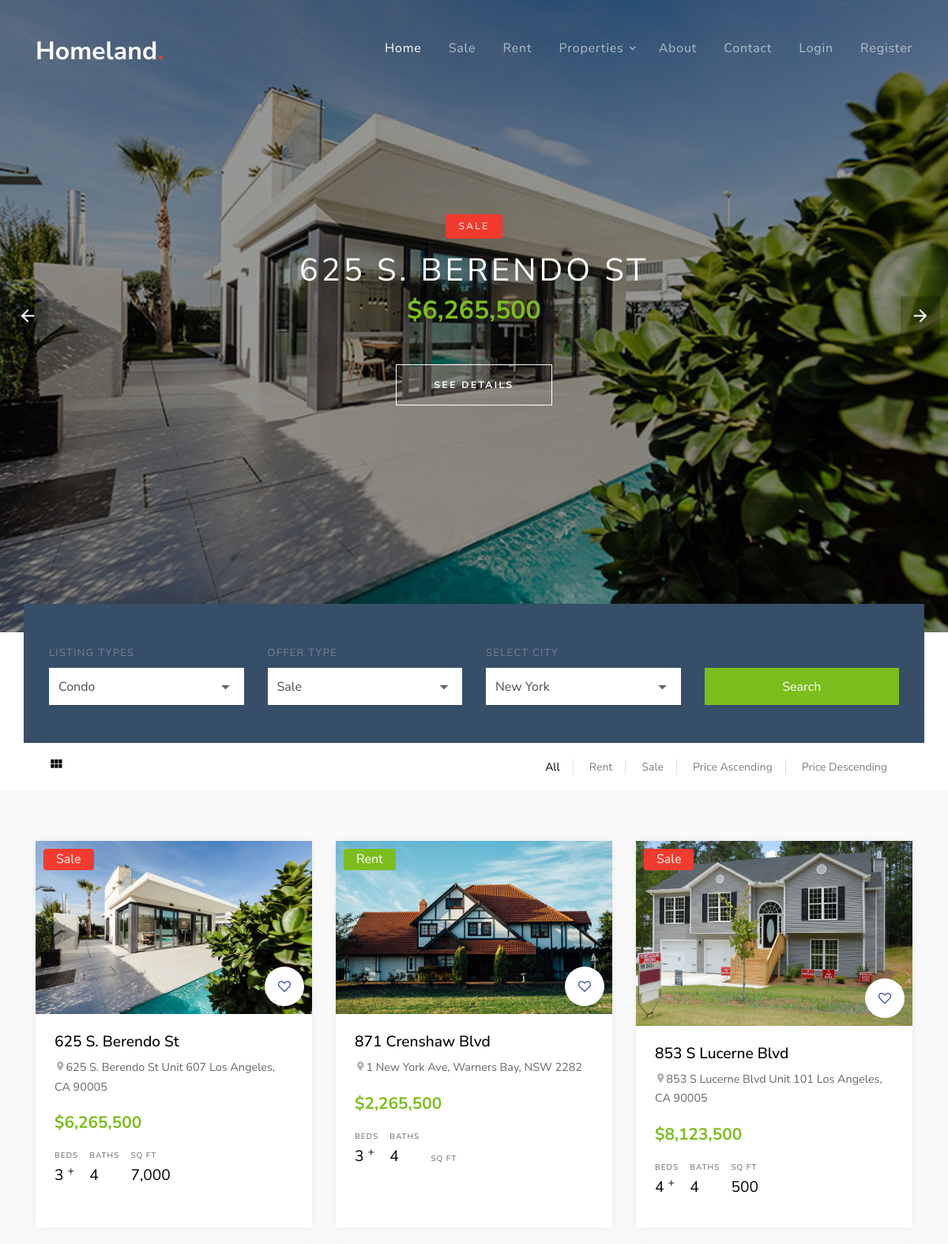
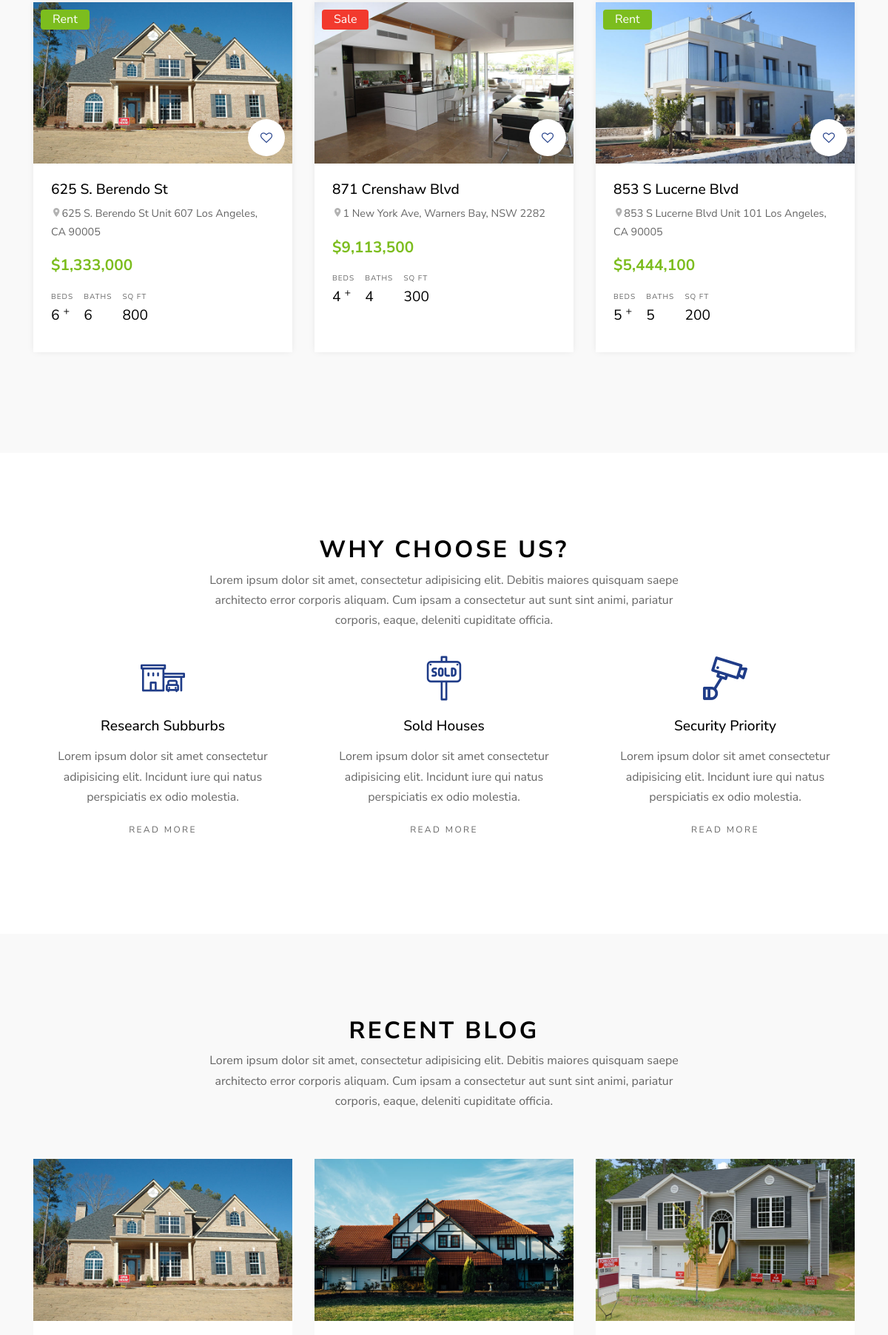
The page / (upper part) on the database its author committed (2 pictures, top to bottom).
### tables this page shows
CREATE TABLE `props` (
  `_id` int(11) NOT NULL,
  `name` varchar(255) NOT NULL,
  `_location` varchar(255) NOT NULL,
  `price` varchar(255) NOT NULL,
  `image` varchar(255) NOT NULL,
  `beds` int(10) NOT NULL,
  `bath` int(10) NOT NULL,
  `sq_ft` varchar(30) NOT NULL,
  `home_type` varchar(255) NOT NULL,
  `_type` varchar(255) NOT NULL,
  `year_built` varchar(225) NOT NULL,
  `price_sqft` int(50) NOT NULL,
  `description` varchar(255) NOT NULL,
  `admin_name` varchar(255) NOT NULL,
  `created_at` timestamp NOT NULL DEFAULT current_timestamp()
);

### index.php (the view, shortened to what this page needs)
<?php include "inc/header.php";?>
<?php include "config/config.php";?>
<?php
  if(isset($_GET['type'])){
    $type = $_GET["type"];
    $query = $conn->query("SELECT * FROM props WHERE home_type='$type' ");
    $query->execute();
    $props = $query->fetchAll(PDO::FETCH_OBJ);
    echo "<script>window.location.href='#property'</script>";
  }else if(isset($_GET['price'])){
    $price = $_GET["price"];
    $Pricequery = $conn->query("SELECT * FROM props ORDER BY price $price");
    $Pricequery->execute();
    $props = $Pricequery->fetchAll(PDO::FETCH_OBJ);
    echo "<script>window.location.href='#property'</script>";
  }else{
    $select = $conn->query("SELECT * FROM props");
    $select->execute();
    $props = $select->fetchAll(PDO::FETCH_OBJ);
  }
?>
<div class="slide-one-item home-slider owl-carousel">
  <?php foreach ($props as $prop): ?>
    <div class="site-blocks-cover overlay" style="background-image: url(images/<?php echo $prop->image; ?>);" data-aos="fade" data-stellar-background-ratio="0.5">
      <div class="container">
        <div class="row align-items-center justify-content-center text-center">
          <div class="col-md-10">
            <span class="d-inline-block bg-<?php if($prop->home_type == "Rent"){ echo "success";}else{echo "danger";}?> text-white px-3 mb-3 property-offer-type rounded"><?php echo $prop->home_type; ?> </span>
            <h1 class="mb-2"><?php echo $prop->name; ?>  </h1>
            <p class="mb-5"><strong class="h2 text-success font-weight-bold">$<?php echo $prop->price; ?></strong></p>
            <p><a href="property-details.php?=id<?php echo $prop->_id ; ?>" class="btn btn-white btn-outline-white py-3 px-5 rounded-0 btn-2">See Details</a></p>
          </div>
        </div>
      </div>
    </div>
  <?php endforeach ; ?>
</div>
<div class="site-section site-section-sm pb-0">
  <div class="container">
    <div class="row">
      <form class="form-search col-md-12" style="margin-top: -100px;" method="POST" action="search.php#property" >
        <div class="row  align-items-end">
          <div class="col-md-3">
            <label for="list-types">Listing Types</label>
            <div class="select-wrap">
              <select name="types" id="list-types" class="form-control d-block rounded-0">
                <option value="Condo">Condo</option>
              </select>
            </div>
          </div>
          <div class="col-md-3">
            <label for="offer-types">Offer Type</label>
            <div class="select-wrap">
              <select name="offers" id="offer-types" class="form-control d-block rounded-0">
                <option value="Sale">Sale</option>
              </select>
            </div>
          </div>
          <div class="col-md-3">
            <label for="select-city">Select City</label>
            <div class="select-wrap">
              <select name="cites" id="select-city" class="form-control d-block rounded-0">
                <option value="New York">New York</option>
              </select>
            </div>
          </div>
          <div class="col-md-3">
            <input type="submit" name="submit" class="btn btn-success text-white btn-block rounded-0" value="Search">
          </div>
        </div>
      </form>
    </div>
    <div class="row">
      <div class="col-md-12">
        <div class="view-options bg-white py-3 px-3 d-md-flex align-items-center">
          <div class="mr-auto">
            <a href="<?php 'BASEURL' ?>" class="icon-view view-module active"><span class="icon-view_module"></span></a>
          </div>
          <div class="ml-auto d-flex align-items-center">
            <div>
              <a href="<?php 'BASEURL' ?>" class="view-list px-3 border-right active">All</a>
              <a href="index.php?type=Rent" class="view-list px-3 border-right">Rent</a>
              <a href="index.php?type=sale" class="view-list px-3 border-right">Sale</a>
              <a href="index.php?price=ASC" class="view-list px-3 border-right">Price Ascending</a>
              <a href="index.php?price=DESC" class="view-list px-3">Price Descending</a>
            </div>
          </div>
        </div>
      </div>
    </div>
  </div>
</div>
<div class="site-section site-section-sm bg-light" id="property">
  <div class="container">
    <div class="row mb-5">
      <?php foreach ($props as $prop): ?>
      <div class="col-md-6 col-lg-4 mb-4">
        <div class="property-entry h-100">
          <a href="property-details.php?id=<?php echo $prop->_id;?>" class="property-thumbnail">
            <div class="offer-type-wrap">
              <span class="d-inline-block bg-<?php if($prop->home_type == "Rent"){ echo "success";}else{echo "danger";}?> text-white px-3 mb-3 property-offer-type rounded"><?php echo $prop->home_type; ?> </span>
            </div>
            <img src="images/<?php echo $prop->image; ?>" alt="Image" class="img-fluid">
          </a>
          <div class="p-4 property-body">
            <a href="property-details.php?id=<?php echo $prop->_id ?>" class="property-favorite"><span class="icon-heart-o"></span></a>
            <h2 class="property-title"><a href="property-details.php?id=<?php echo $prop->_id; ?>"><?php echo $prop->name; ?></a></h2>
            <span class="property-location d-block mb-3"><span class="property-icon icon-room"></span><?php echo $prop->_location; ?></span>
            <strong class="property-price text-primary mb-3 d-block text-success">$<?php echo $prop->price; ?></strong>
            <ul class="property-specs-wrap mb-3 mb-lg-0">
              <li>
                <span class="property-specs">Beds</span>
                <span class="property-specs-number"><?php echo $prop->beds; ?> <sup>+</sup></span>
              </li>
              <li>
                <span class="property-specs">Baths</span>
                <span class="property-specs-number"><?php echo $prop->bath; ?></span>
              </li>
              <li>
                <span class="property-specs">SQ FT</span>
                <span class="property-specs-number"><?php echo $prop->sq_ft; ?></span>
              </li>
            </ul>
          </div>
        </div>
      </div>
      <?php endforeach; ?>
    </div>
  </div>
</div>
<div class="site-section">
  <div class="container">
    <div class="row justify-content-center">
      <div class="col-md-7 text-center">
        <div class="site-section-title">
          <h2>Why Choose Us?</h2>
        </div>
        <p>Lorem ipsum dolor sit amet, consectetur adipisicing elit. Debitis maiores quisquam saepe architecto error corporis aliquam. Cum ipsam a consectetur aut sunt sint animi, pariatur corporis, eaque, deleniti cupiditate officia.</p>
      </div>
    </div>
    <div class="row">
      <div class="col-md-6 col-lg-4">
        <a href="#" class="service text-center">
          <span class="icon flaticon-house"></span>
          <h2 class="service-heading">Research Subburbs</h2>
          <p>Lorem ipsum dolor sit amet consectetur adipisicing elit. Incidunt iure qui natus perspiciatis ex odio molestia.</p>
          <p><span class="read-more">Read More</span></p>
        </a>
      </div>
      <div class="col-md-6 col-lg-4">
        <a href="#" class="service text-center">
          <span class="icon flaticon-sold"></span>
          <h2 class="service-heading">Sold Houses</h2>
          <p>Lorem ipsum dolor sit amet consectetur adipisicing elit. Incidunt iure qui natus perspiciatis ex odio molestia.</p>
          <p><span class="read-more">Read More</span></p>
        </a>
      </div>
      <div class="col-md-6 col-lg-4">
        <a href="#" class="service text-center">
          <span class="icon flaticon-camera"></span>
          <h2 class="service-heading">Security Priority</h2>
          <p>Lorem ipsum dolor sit amet consectetur adipisicing elit. Incidunt iure qui natus perspiciatis ex odio molestia.</p>
          <p><span class="read-more">Read More</span></p>
        </a>
      </div>
    </div>
  </div>
</div>
<div class="site-section bg-light">
  <div class="container">
    <div class="row justify-content-center mb-5">
      <div class="col-md-7 text-center">
        <div class="site-section-title">
          <h2>Recent Blog</h2>
        </div>
        <p>Lorem ipsum dolor sit amet, consectetur adipisicing elit. Debitis maiores quisquam saepe architecto error corporis aliquam. Cum ipsam a consectetur aut sunt sint animi, pariatur corporis, eaque, deleniti cupiditate officia.</p>
      </div>
    </div>
    <div class="row">
      <div class="col-md-6 col-lg-4 mb-5" data-aos="fade-up" data-aos-delay="100">
        <a href="#"><img src="images/img_4.jpg" alt="Image" class="img-fluid"></a>
        <div class="p-4 bg-white">
        </div>
      </div>
      <div class="col-md-6 col-lg-4 mb-5" data-aos="fade-up" data-aos-delay="200">
        <a href="#"><img src="images/img_2.jpg" alt="Image" class="img-fluid"></a>
        <div class="p-4 bg-white">
        </div>
      </div>
      <div class="col-md-6 col-lg-4 mb-5" data-aos="fade-up" data-aos-delay="300">
        <a href="#"><img src="images/img_3.jpg" alt="Image" class="img-fluid"></a>
        <div class="p-4 bg-white">
        </div>
      </div>
    </div>
  </div>
</div>
<?php require "inc/footer.php"; ?>

### inc/header.php (shortened to what this page needs)
<!DOCTYPE html>
<html lang="en">
  <head>
    <link rel="stylesheet" href="<?php echo BASEURL; ?>/fonts/icomoon/style.css">
    <link rel="stylesheet" href="<?php echo BASEURL; ?>/css/bootstrap.min.css">
    <link rel="stylesheet" href="<?php echo BASEURL; ?>/css/magnific-popup.css">
    <link rel="stylesheet" href="<?php echo BASEURL; ?>/css/jquery-ui.css">
    <link rel="stylesheet" href="<?php echo BASEURL; ?>/css/owl.carousel.min.css">
    <link rel="stylesheet" href="<?php echo BASEURL; ?>/css/owl.theme.default.min.css">
    <link rel="stylesheet" href="<?php echo BASEURL; ?>/css/bootstrap-datepicker.css">
    <link rel="stylesheet" href="<?php echo BASEURL; ?>/css/mediaelementplayer.css">
    <link rel="stylesheet" href="<?php echo BASEURL; ?>/css/animate.css">
    <link rel="stylesheet" href="<?php echo BASEURL; ?>/fonts/flaticon/font/flaticon.css">
    <link rel="stylesheet" href="<?php echo BASEURL; ?>/css/fl-bigmug-line.css">
    <link rel="stylesheet" href="<?php echo BASEURL; ?>/css/aos.css">
    <link rel="stylesheet" href="<?php echo BASEURL; ?>/css/style.css">
  </head>
  <body>
  <div class="site-wrap">
    <div class="site-navbar mt-4">
        <div class="container py-1">
          <div class="row align-items-center">
            <div class="col-8 col-md-8 col-lg-4">
              <h1 class="mb-0"><a href="<?php echo BASEURL ?>/index.php" class="text-white h2 mb-0"><strong>Homeland<span class="text-danger">.</span></strong></a></h1>
            </div>
            <div class="col-4 col-md-4 col-lg-8">
              <nav class="site-navigation text-right text-md-right" role="navigation">
                <ul class="site-menu js-clone-nav d-none d-lg-block">
                  <li class="active">
                    <a href="<?php echo BASEURL ?>/index.php">Home</a>
                  </li>
                  <li><a href="<?php echo BASEURL ?>/index.php?type=sale">Sale</a></li>
                  <li><a href="<?php echo BASEURL ?>/index.php?type=rent">Rent</a></li>
                  <li class="has-children"><a href="#">Properties</a>
                  </li>
                  <li><a href="<?php echo BASEURL ?>/about.php">About</a></li>
                  <li><a href="<?php echo BASEURL ?>/contact.php">Contact</a></li>
                  <?php if(isset($_SESSION["username"])) : ?>
                  <li class="has-children">
                      <a href="#" style="padding-right:1rem; color:yellow;"><?php echo strtolower($_SESSION['username']); ?></a>
                      <ul class="dropdown arrow-top">
                        <li><a href="<?php echo BASEURL; ?>/auth/logout.php">logout</a></li>
                      </ul>
                  </li>
                  <?php else : ?>
                  <li><a href="<?php echo BASEURL ?>/auth/login.php">Login</a></li>
                  <li><a href="<?php echo BASEURL ?>/auth/register.php">Register</a></li>
                  <?php endif; ?>
                </ul>
              </nav>
            </div>
          </div>
        </div>
      </div>
    </div>

### inc/footer.php (shortened to what this page needs)
  </body>
</html>

### rows shown on the page
props: image (picture), home_type "SALE", name "625 S. BERENDO ST", price "6,265,500", home_type "Sale", name "625 S. Berendo St", _location "625 S. Berendo St Unit 607 Los Angeles, CA 90005", beds "3", bath "4", sq_ft "7,000"
props: home_type "Rent", image (picture), name "871 Crenshaw Blvd", _location "1 New York Ave, Warners Bay, NSW 2282", price "2,265,500", beds "3", bath "4"
props: home_type "Sale", image (picture), name "853 S Lucerne Blvd", _location "853 S Lucerne Blvd Unit 101 Los Angeles, CA 90005", price "8,123,500", beds "4", bath "4", sq_ft "500"
props: home_type "Rent", image (picture), name "625 S. Berendo St", _location "625 S. Berendo St Unit 607 Los Angeles, CA 90005", price "1,333,000", beds "6", bath "6", sq_ft "800"
props: home_type "Sale", image (picture), name "871 Crenshaw Blvd", _location "1 New York Ave, Warners Bay, NSW 2282", price "9,113,500", beds "4", bath "4", sq_ft "300"
props: home_type "Rent", image (picture), name "853 S Lucerne Blvd", _location "853 S Lucerne Blvd Unit 101 Los Angeles, CA 90005", price "5,444,100", beds "5", bath "5", sq_ft "200"
